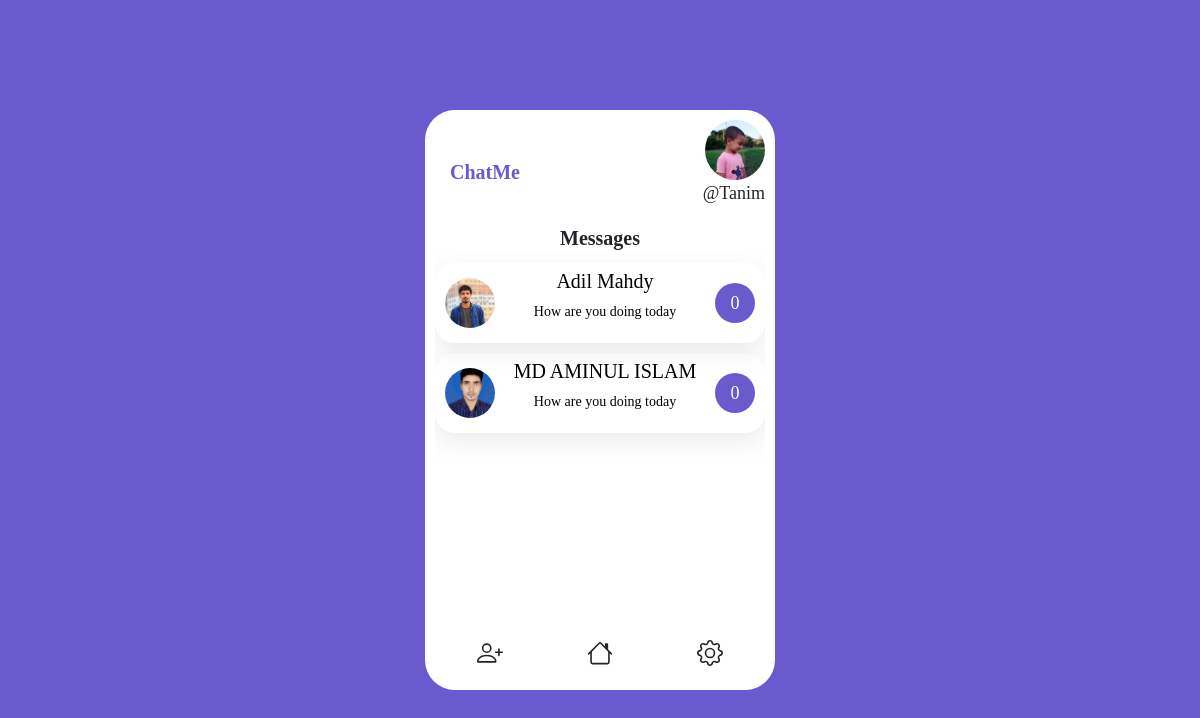
The page / (signed in) on the database its author committed.
### Chat/models.py (models this page shows, shortened)
class Profile(models.Model):
    user = models.OneToOneField(User, on_delete=models.CASCADE)
    name = models.CharField(max_length=100)
    image = models.ImageField(upload_to="image", blank=True, null=True)
    friends = models.ManyToManyField('Friend', related_name="my_friends")

class Friend(models.Model):
    profile = models.OneToOneField(Profile, on_delete=models.CASCADE)

### Chat/views.py (the view)
# urls.py: path('', views.home, name="home"),
def home(request):
    user = request.user.profile
    friends = user.friends.all()
    context = {
        "user":user,
        "friends":friends,
    }
    return render(request, 'home.html', context)

### templates/home.html (shortened to what this page needs)
{% extends 'base.html' %}
{% block body %}
<div class="chat-container">
  <div class="main">
    <div class="logo">
      ChatMe
    </div>
    <div class="sub-main">
      <div class="main-user">
        <img src="{{user.image.url}}" alt="profile picture" />
      </div>
      <p>@{{request.user.username}}</p>
    </div>
  </div>
  <div class="header">Messages</div>
  <div class="friends-container">
    {% for friend in friends %}
    <a href="{% url 'detail' friend.profile.id %}" style="color:black; text-decoration: none">
    <div class="friends">
      <div class="pic">
        <img src="{{friend.profile.image.url}}" alt="" />
      </div>
      <div class="name">
        <h5>{{friend.profile.name}}</h5>
        <p>How are you doing today</p>
      </div>
      <div class="time_new_msg">
 <div class="msg">0</div>
      </div>
    </div>
</a>
{% endfor %}
  </div>
  <div class="footer">
    <div>
    </div>
    <div>
    </div>
    <div>
    </div>
  </div>
</div>
{% endblock %}

### static_root/style.css (style rules this page uses)
* { padding: 0px; margin: 0px; box-sizing: border-box; font-family: Poppins; }
body { width: 100%; height: 100vh; display: flex; align-items: center; justify-content: center; background-color: slateblue; font-family: Poppins; }
.logo { width: 100px; height: 100px; display: flex; align-items: center; justify-content: center; font-size: 20px; font-weight: bold; color: slateblue; line-height: 20px; }
.main { width: 100%; height: auto; display: flex; align-items: center; justify-content: space-between; }
img { object-fit: cover; height: 100%; width: 100%; border-radius: 50%; }
.chat-container, .chat-container2 { width: 350px; height: 580px; background-color: white; border-radius: 30px; padding: 10px 10px }
.sub-main { width: 200px; display: flex; align-items: flex-end; justify-content: center; flex-direction: column; }
.sub-main p { font-size: 18px; }
.main-user { width: 60px; height: 60px; float: right; border-radius: 50%; }
.header { width: 100%; height: auto; display: flex; align-items: center; justify-content: center; font-size: 20px; font-weight: bold; }
.friends-container { width: 100%; height: 380px; overflow: auto; }
.friends { width: 100%; height: 80px; box-shadow: rgba(149, 157, 165, 0.2) 0px 8px 24px; border-radius: 20px; display: flex; align-items: center; justify-content: space-between; margin-top: 10px; padding: 0px 10px; }
.pic, .pro-pic { width: 50px; height: 50px; border-radius: 50%; }
.name { flex-grow: 2; display: flex; align-items: center; justify-content: center; flex-direction: column; }
.name p { font-size: 14px; }
.time_new_msg { width: auto; height: 50px; display: flex; align-items: center; justify-content: center; flex-direction: column; }
.msg { width: 40px; height: 40px; background-color: slateblue; border-radius: 50%; text-align: center; color: white; display: flex; align-items: center; justify-content: center; font-size: 18px; }
.footer { width: 100%; height: 40px; display: flex; align-items: center; justify-content: space-around; }
svg { cursor: pointer; }

### rows shown on the page
Profile: image (picture)
Friend: profile.image (picture), profile.name "Adil Mahdy"
Friend: profile.image (picture), profile.name "MD AMINUL ISLAM"

### other values the page prints
{{ request.user.username }} "Tanim"
